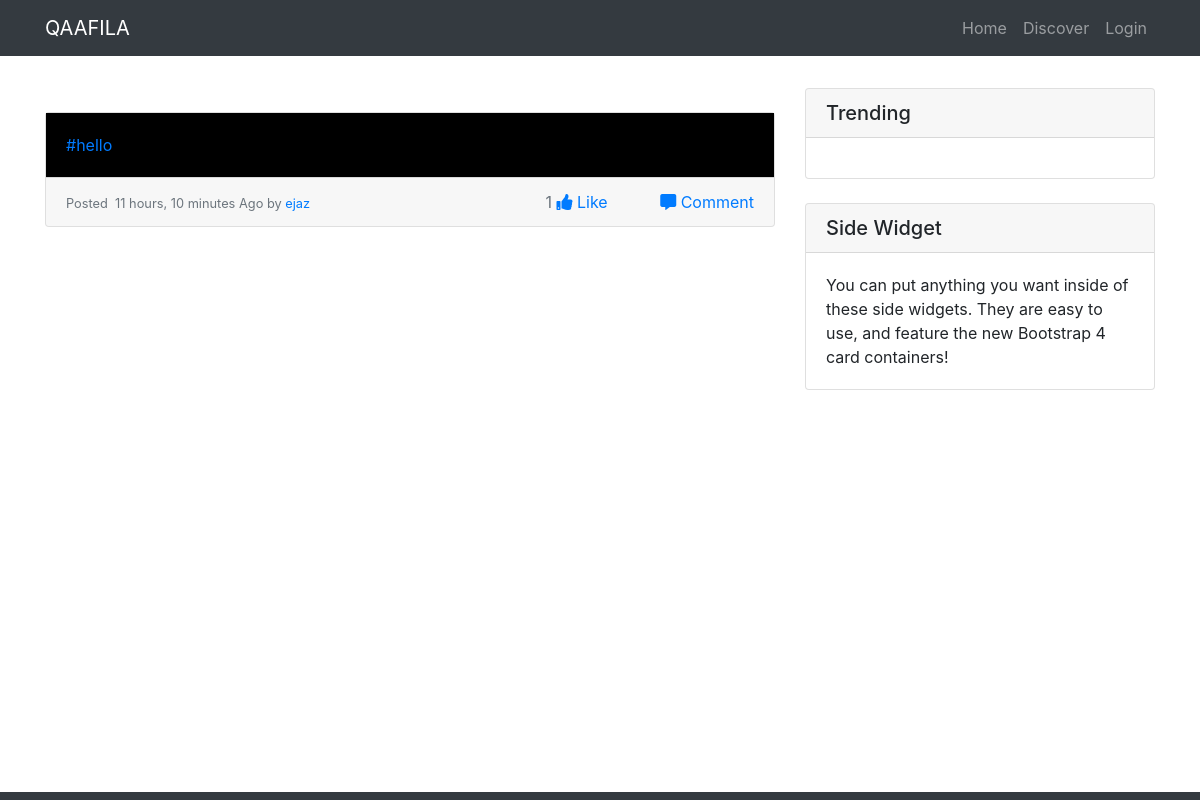
The app's page /tags/hello/ with its own data.
### Qaafila/models.py (models this page shows, shortened)
class Darja(models.Model):
  text = models.CharField(max_length=255)
  user = models.ForeignKey(settings.AUTH_USER_MODEL, on_delete=models.CASCADE)
  created_at = models.DateTimeField(auto_now_add=True)
  updated_at = models.DateTimeField(auto_now=True)
  likes = models.ManyToManyField(settings.AUTH_USER_MODEL, related_name='post_likes')
  class Meta:
    ordering = ['-created_at']

### Qaafila/views.py (the view)
# urls.py: path('tags/<str:tag>/', get_hash_tag_data, name='get_hash_tag_data'),
def get_hash_tag_data(request, tag):
  obj, created = hashTag.objects.get_or_create(tag_name=tag)
  posts = Darja.objects.filter(text__contains='#'+str(tag))
  if created:
    obj.save()
  context = {'tag_posts':posts}
  return render(request, 'tags.html', context)

### Qaafila/templates/tags.html (shortened to what this page needs)
{% extends 'base.html' %}
{% load crispy_forms_tags %}
{% block content %}
{% for post in tag_posts %}
<div class="card mb-4 mt-4">
    <div class="card-body post-text">
    </div>
    <div class="card-footer text-muted">
        <small>
            Posted &nbsp;{{post.created_at|timesince}} Ago by
            <a href="#">{{post.user}}</a>
        </small>
          <span class="float-right">
             <span class="mr-4"> {{post.likes.count}}
               {% if request.user in post.likes.all %}
               <a href="{% url 'like_post' post.pk %}"><i class="far fa-thumbs-up"></i> Unlike</a>
               {% else %}
               <a href="{% url 'like_post' post.pk %}"><i class="fas fa-thumbs-up"></i> Like</a>
               {% endif %}
             </span>
              <a href="{% url 'detail' post.pk %}"><i class="fas fa-comment-alt ml-4"></i> Comment</a>
          </span>
      </div>
  </div>
{% endfor %}
{% endblock content %}

### static/css/blog-home.css (style rules this page uses)
body { padding-top: 56px; }

### Qaafila/templates/tags.html (style rules this page uses)
.post-text { color: white; background-color: black; }

### records on screen
Darja: created_at "11 hours, 10 minutes", user "ejaz", likes.count "1", shows "Like"
